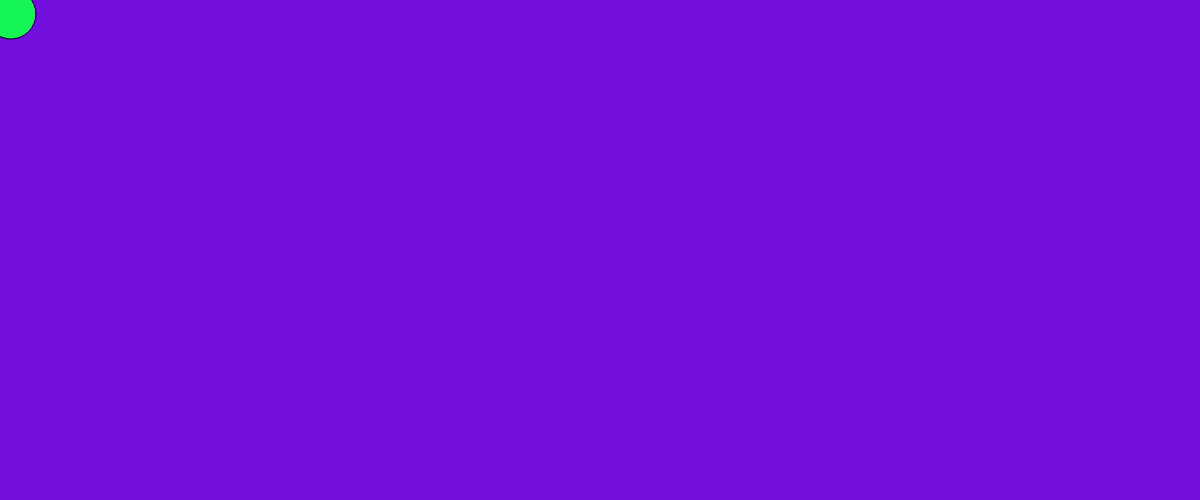
Frame 1 (no input)
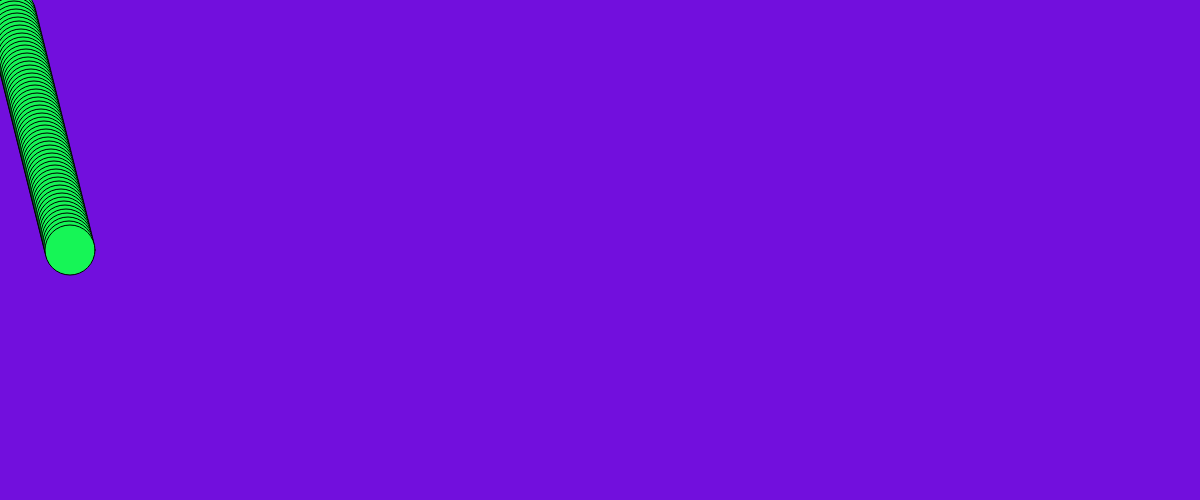
Frame 60 (no input)
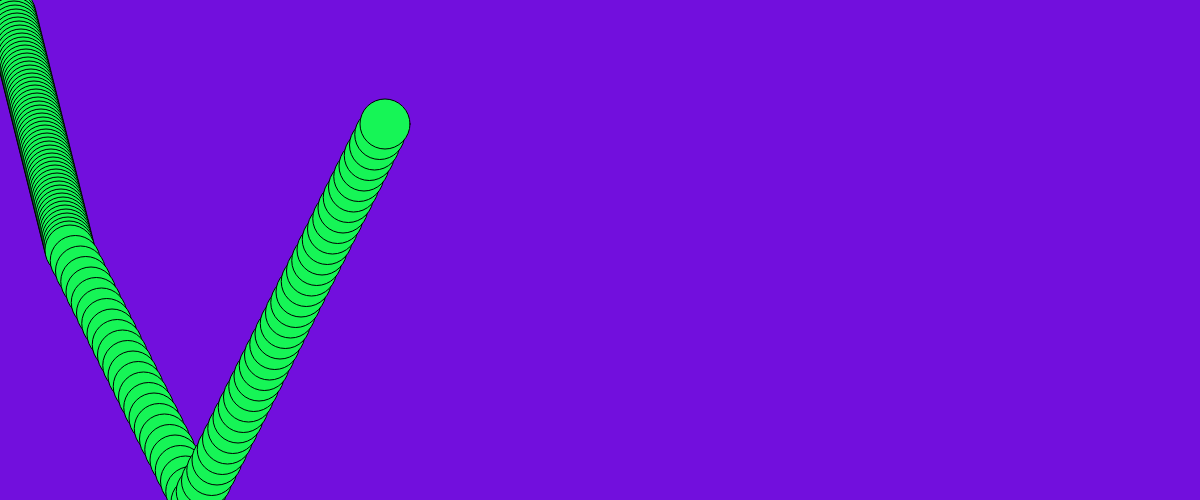
Frame 120 (the mouse pressed at the canvas centre since frame 60)

The p5.js sketch that drew these frames (run headless with seeded random() and noise() and a simulated clock; from frame 60 on, the mouse is pressed at the canvas centre):

// p5.js sketch
// ── sketch.js


let ball = {};
ball.width = 50;
ball.x = 10;
ball.y = 10;
ball.delta_x = 1;
ball.delta_y = 2;
ball.scale_x = 1;
ball.scale_y = 2;

function setup() {
    createCanvas(windowWidth, 500);
    background('rgb(114, 15, 221)');
}



function draw() {

    ball.x += ball.delta_x * ball.scale_x;
    ball.y += ball.delta_y * ball.scale_y;


    if (ball.x >= width || ball.x <= 0) {
        ball.delta_x = -1 * ball.delta_x;
    }
    if (ball.y >= height || ball.y <= 0) {
        ball.delta_y = -1 * ball.delta_y;
    }

    fill('rgb(22, 245, 86)');
    ellipse(ball.x, ball.y, ball.width, ball.width);
}

function mousePressed() {
    ball.scale_x = map(mouseX, 0, width, 0.5, 10);
    ball.scale_y = map(mouseY, 0, height, 0.5, 10);
}
